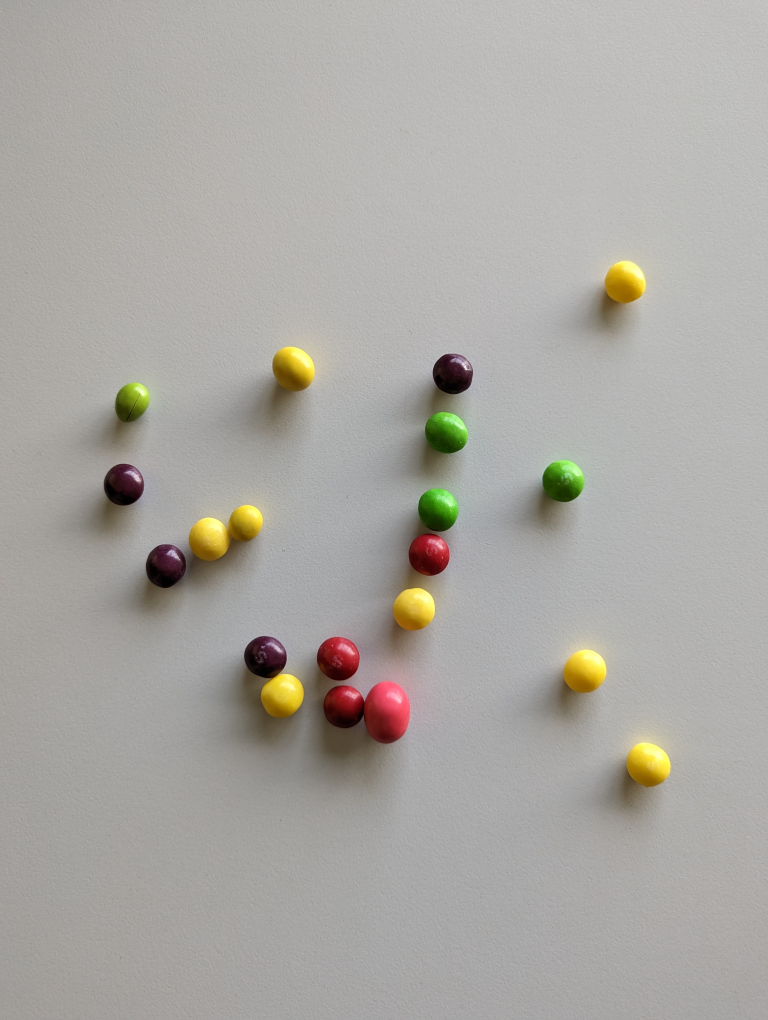
#> input picture data/17.jpg, 3072 x 4080 px (shown at 1/4 size)
$ python getting_hsv.py
#> lines starting #> are read from the running program, lines starting #| are printed output that depends on the picture; after the words box and inside, x2 and y2 are one past the last pixel; in counts of white or black regions, pixels touching at a corner belong together
import cv2
import numpy as np

def empty(i):
    pass

path = "data/17.jpg"
cv2.namedWindow("TrackedBars")
cv2.resizeWindow("TrackedBars", 640, 240)

img = cv2.imread(path)
#> img is the input picture: shape (4080, 3072, 3); mean B, G, R 162.8, 167.8, 170.4

def on_trackbar(val):
    hue_min = cv2.getTrackbarPos("Hue Min", "TrackedBars")
    hue_max = cv2.getTrackbarPos("Hue Max", "TrackedBars")
    sat_min = cv2.getTrackbarPos("Sat Min", "TrackedBars")
    sat_max = cv2.getTrackbarPos("Sat Max", "TrackedBars")
    val_min = cv2.getTrackbarPos("Val Min", "TrackedBars")
    val_max = cv2.getTrackbarPos("Val Max", "TrackedBars")

    val_add = cv2.getTrackbarPos("Val Add", "TrackedBars")
    sat_add = cv2.getTrackbarPos("Sat Add", "TrackedBars")

    val_sub = cv2.getTrackbarPos("Val Sub", "TrackedBars")
    sat_sub = cv2.getTrackbarPos("Sat Sub", "TrackedBars")


    lower = np.array([hue_min, sat_min, val_min])
    upper = np.array([hue_max, sat_max, val_max])

    blurred_img = cv2.GaussianBlur(img, (41, 41), 0)
    img_hsv = cv2.cvtColor(blurred_img, cv2.COLOR_BGR2HSV)
    imgMASK = cv2.inRange(img_hsv, lower, upper)

    cv2.namedWindow("Output1", cv2.WINDOW_NORMAL)
    cv2.namedWindow("Mask", cv2.WINDOW_NORMAL)

    cv2.resizeWindow("Output1", 500, 500)
    cv2.resizeWindow("Mask", 500, 500)

    cv2.imshow("Output1", img)
    cv2.imshow("Mask", imgMASK)


cv2.createTrackbar("Hue Min", "TrackedBars", 0, 179, on_trackbar)
#> slider 'Hue Min' is set to 35
cv2.createTrackbar("Hue Max", "TrackedBars", 179, 179, on_trackbar)
cv2.createTrackbar("Sat Min", "TrackedBars", 0, 255, on_trackbar)
#> slider 'Sat Min' is set to 51
cv2.createTrackbar("Sat Max", "TrackedBars", 255, 255, on_trackbar)
cv2.createTrackbar("Val Min", "TrackedBars", 0, 255, on_trackbar)
#> slider 'Val Min' is set to 51
cv2.createTrackbar("Val Max", "TrackedBars", 255, 255, on_trackbar)
cv2.createTrackbar("Val Add", "TrackedBars", 0, 255, on_trackbar)
#> slider 'Val Add' is set to 85
cv2.createTrackbar("Sat Add", "TrackedBars", 0, 255, on_trackbar)
#> slider 'Sat Add' is set to 85
cv2.createTrackbar("Val Sub", "TrackedBars", 0, 255, on_trackbar)
#> slider 'Val Sub' is set to 85
cv2.createTrackbar("Sat Sub", "TrackedBars", 0, 255, on_trackbar)
#> slider 'Sat Sub' is set to 85


# Show some stuff
on_trackbar(0)
#> in on_trackbar, `img_hsv = cv2.cvtColor(blurred_img, cv2.COLOR_BGR2HSV)`: img_hsv: shape (4080, 3072, 3); mean H, S, V 29.6, 14.6, 171
#> in on_trackbar, `imgMASK = cv2.inRange(img_hsv, lower, upper)`:
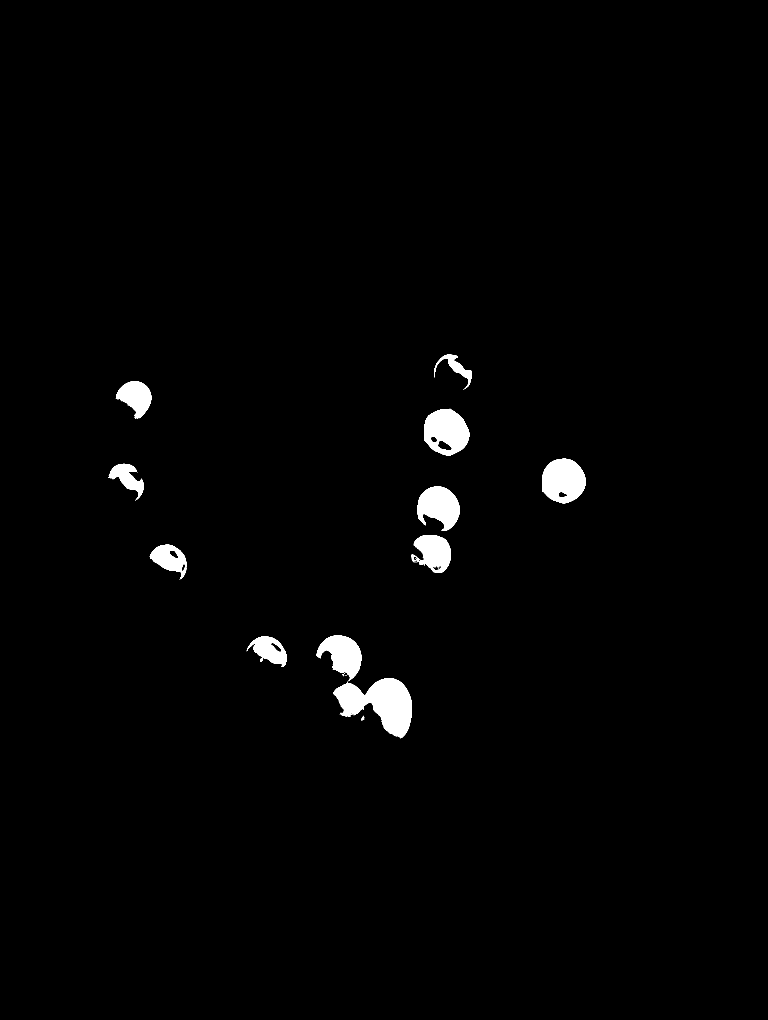
#> imgMASK: shape (4080, 3072) (shown at 1/4 size); 1.5% white; 91 white regions (74 under 20 px), largest, box (x1, y1, x2, y2) and area: (1333, 2713, 1648, 2954) 40547, (1697, 1635, 1877, 1823) 23876, (2168, 1835, 2342, 2014) 23652
# Wait until user press some key
cv2.waitKey()

$ run again, with data/00.jpg copied over data/17.jpg
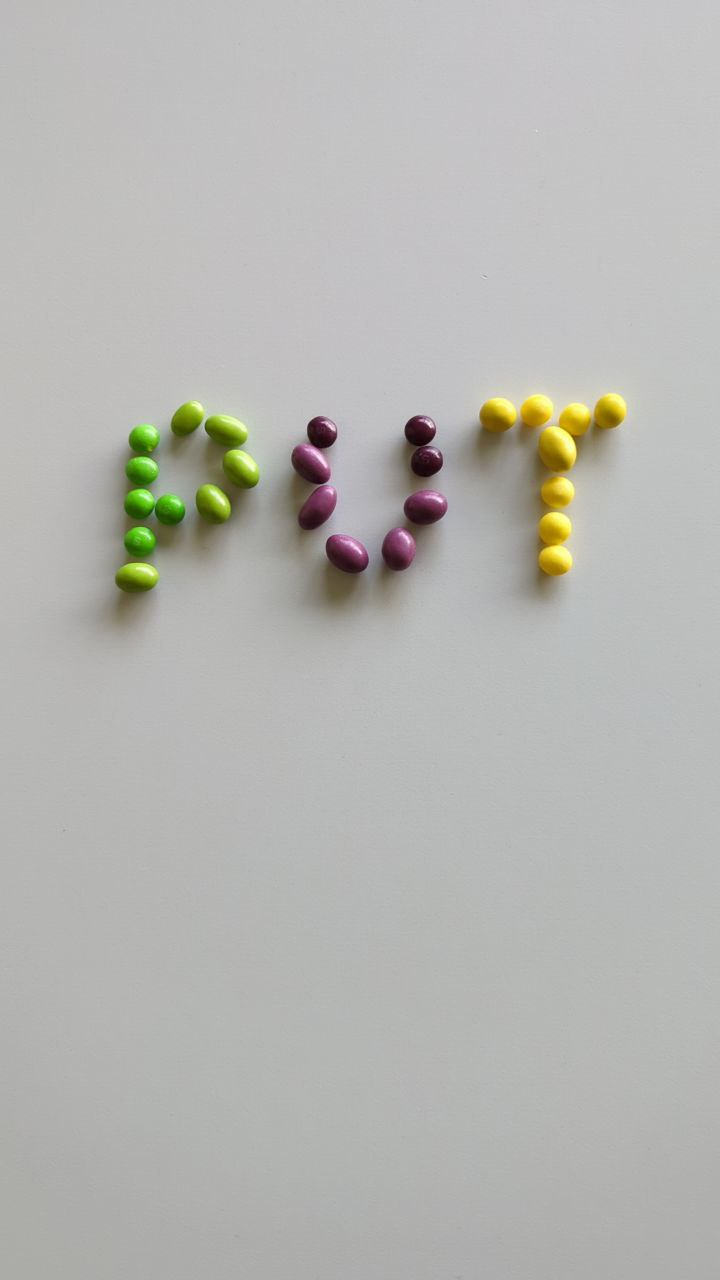
#> input picture data/00.jpg, 720 x 1280 px
#> img is the input picture: shape (1280, 720, 3); mean B, G, R 178.2, 181.9, 181.8
#> in on_trackbar, `blurred_img = cv2.GaussianBlur(img, (41, 41), 0)`:
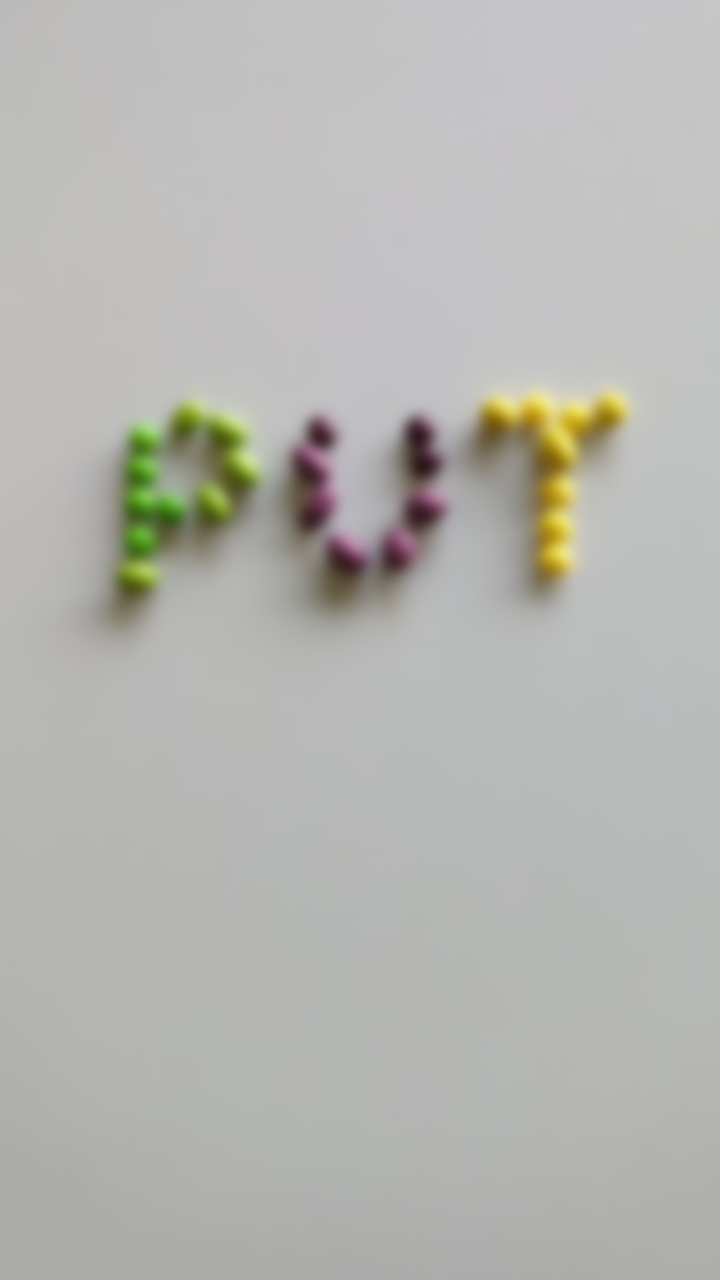
#> blurred_img: shape (1280, 720, 3); mean B, G, R 178.2, 181.9, 181.8
#> img_hsv: shape (1280, 720, 3); mean H, S, V 51.6, 8.9, 183.1
#> in on_trackbar, `imgMASK = cv2.inRange(img_hsv, lower, upper)`:
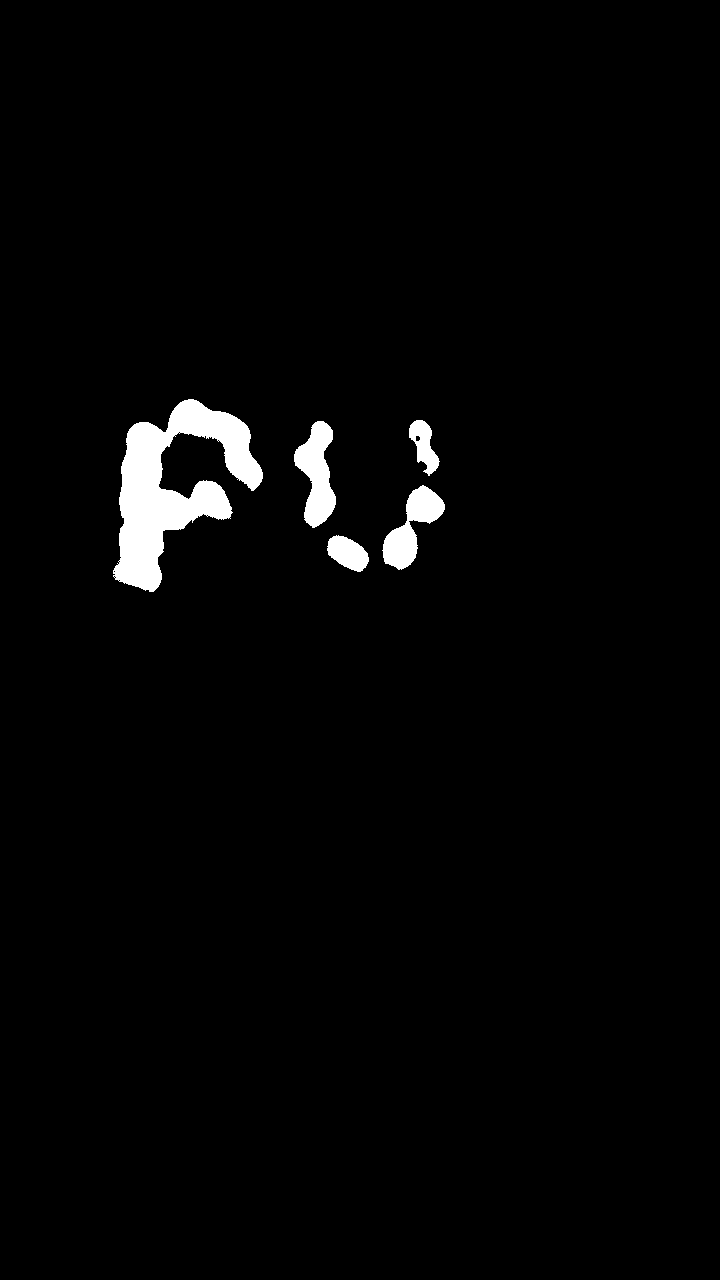
#> imgMASK: shape (1280, 720); 2.1% white; 5 white regions, box (x1, y1, x2, y2) and area: (113, 399, 263, 592) 12567, (294, 421, 336, 528) 2571, (382, 485, 445, 570) 2304, (327, 535, 369, 572) 1018, (409, 420, 440, 476) 891

$ run again, with data/02.jpg copied over data/17.jpg
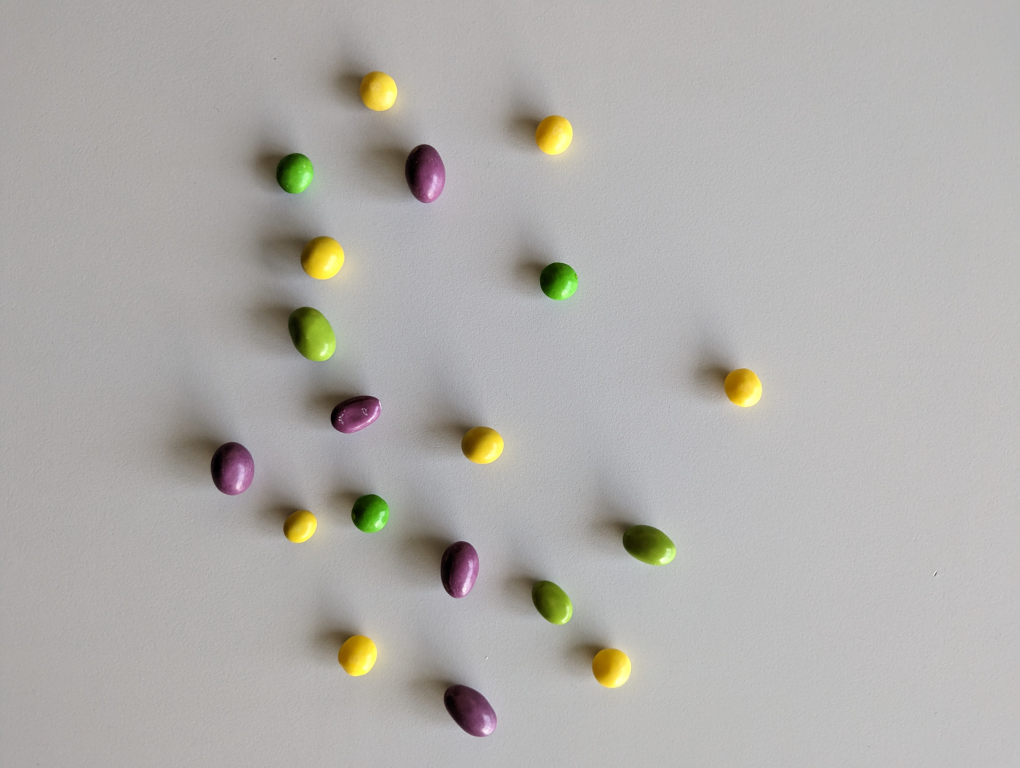
#> input picture data/02.jpg, 4080 x 3072 px (shown at 1/4 size)
#> img is the input picture: shape (3072, 4080, 3); mean B, G, R 170.7, 173.9, 176
#> img_hsv: shape (3072, 4080, 3); mean H, S, V 45.9, 11.8, 176.9
#> in on_trackbar, `imgMASK = cv2.inRange(img_hsv, lower, upper)`:
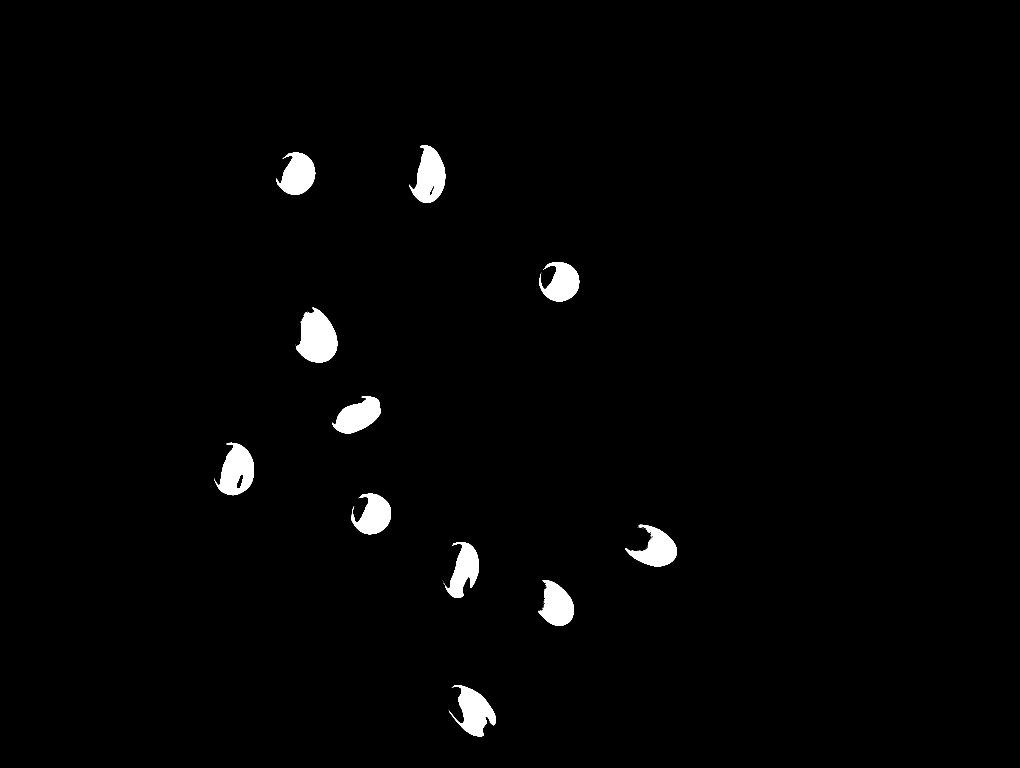
#> imgMASK: shape (3072, 4080) (shown at 1/4 size); 1.6% white; 85 white regions (74 under 20 px), largest, box (x1, y1, x2, y2) and area: (1184, 1230, 1349, 1450) 24775, (1638, 582, 1781, 812) 20144, (858, 1771, 1016, 1981) 20109
